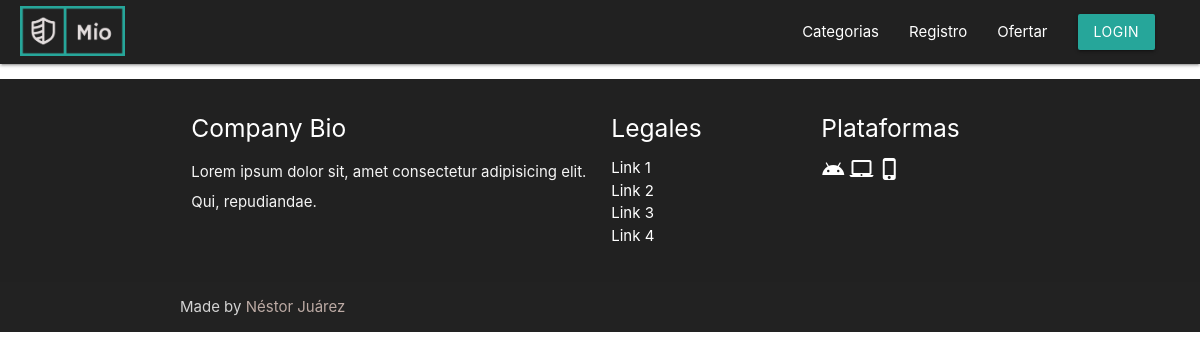
Before: /perfil/ with the older database file.
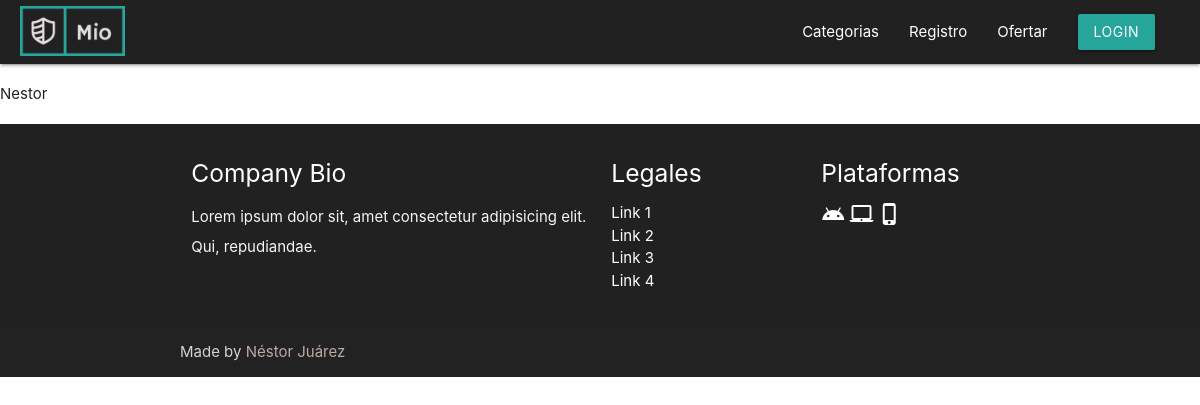
After: the same page with the newer database file.
### subastas_app/models.py (models this page shows, shortened)
class User(AbstractUser):
    first_name = models.CharField(max_length=150, null=False, blank=False, unique=False)
    last_name = models.CharField(max_length=150, unique=False)
    GENERO = [
    ("H", "Hombre"),
    ("M", "Mujer"),
    ("O", "Otro"),
    ]
    genere = models.CharField(max_length=1, choices=GENERO)
    date_birth = models.DateField(null=True, blank=True)
    username = models.CharField(unique=True, max_length=20, null=False, blank=False)
    email = models.EmailField(unique=True, null = False, blank=False)
    image = models.ImageField(upload_to='user_images', max_length = 100, null=True)
    is_staff = models.BooleanField(default=False, blank=False, null=False)
    is_superuser = models.BooleanField(default=False, blank=False, null=False)

### subastas_app/views.py (the view)
# urls.py: path("perfil/", views.perfil_usuario, name="perfil"),                                                                           #Pagina que mesutra la informacion del perfil
def perfil_usuario(request):
    info_user = User.objects.all()
    return render(request, "./subastas_app/user_profile.html",{
        'user_info': info_user
    })

### subastas_app/templates/subastas_app/user_profile.html (shortened to what this page needs)
{% extends 'subastas_app/index.html' %}
    {% block content %}
    {% for item  in user_info %}
        <p>{{ item.first_name }}</p>
    {% endfor %}
    {% endblock %}

Changed rows visible on the page:
now on this page (row edited): User: first_name "Nestor"
